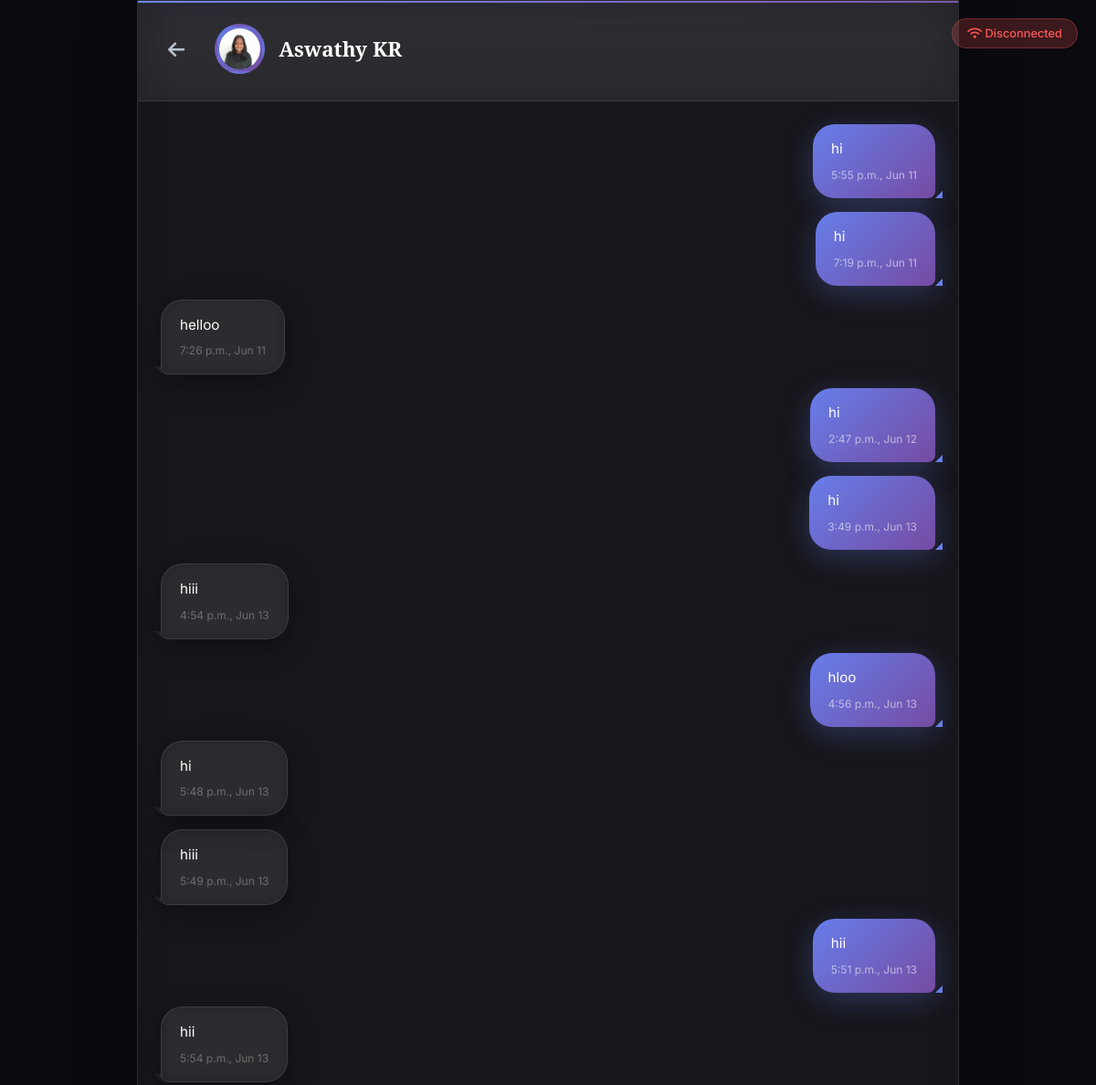
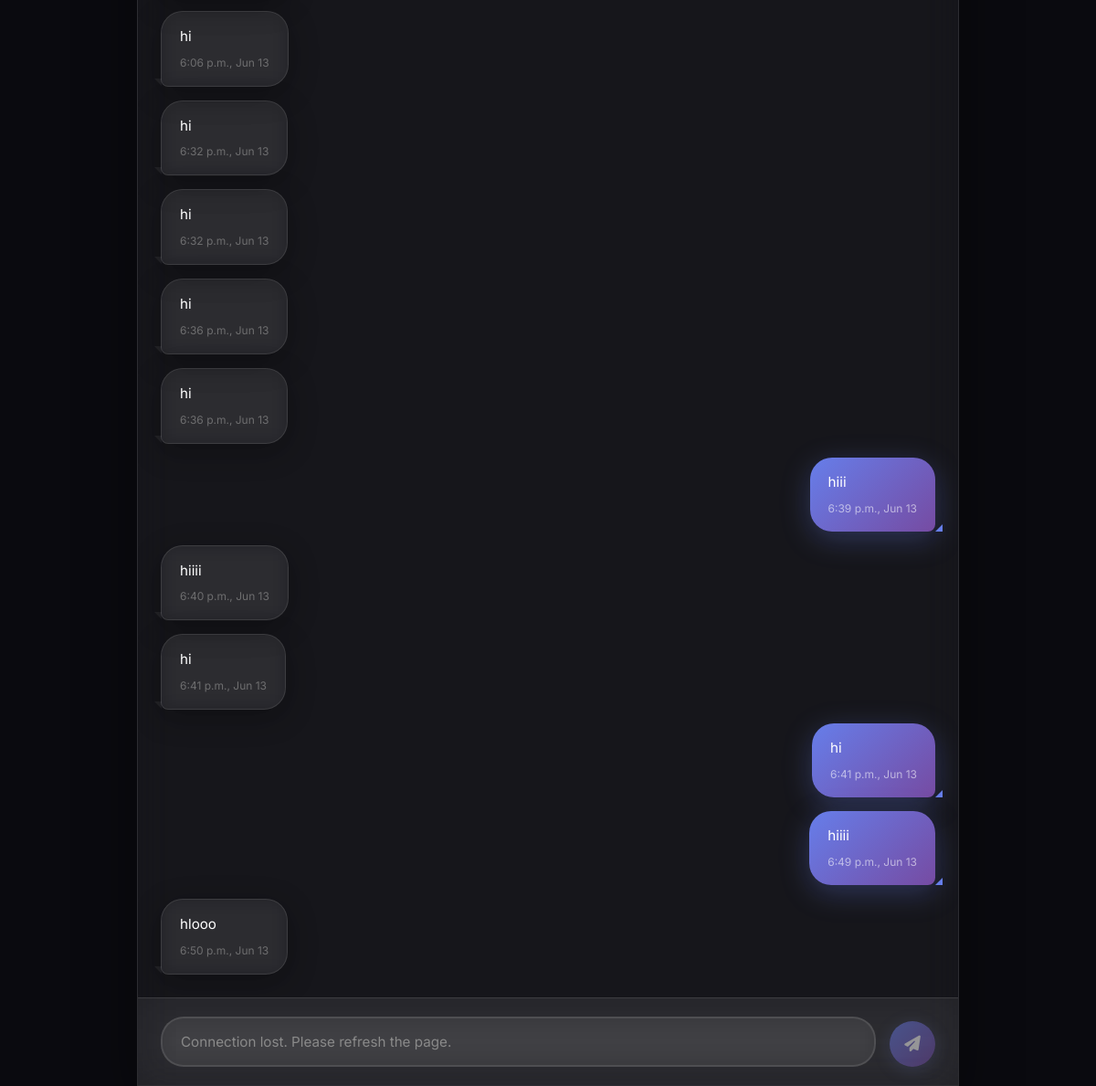
Screenshot of /messages/room/1/ (signed in) with the database file from the repository (2 pictures, top to bottom).
### matri/models.py (models this page shows, shortened)
class UserProfile(models.Model):
    GENDER_CHOICES = [('Male', 'Male'), ('Female', 'Female'), ('Other', 'Other')]
    MARITAL_STATUS_CHOICES = [
        ('Never Married', 'Never Married'), ('Divorced', 'Divorced'),
        ('Widowed', 'Widowed'), ('Separated', 'Separated'),
    ]
    DIET_CHOICES = [('Vegetarian', 'Vegetarian'), ('Non-Vegetarian', 'Non-Vegetarian')]
    SMOKING_CHOICES = [('Yes', 'Yes'), ('No', 'No'), ('Occasionally', 'Occasionally')] # Added Occasionally
    DRINKING_CHOICES = [('Yes', 'Yes'), ('No', 'No'), ('Occasionally', 'Occasionally')] # Added Occasionally
    FAMILY_STATUS_CHOICES = [
        ('Middle Class', 'Middle Class'), ('Upper Middle Class', 'Upper Middle Class'),
        ('Rich', 'Rich'), ('Affluent', 'Affluent'),
    ]
    FAMILY_TYPE_CHOICES = [('Joint', 'Joint'), ('Nuclear', 'Nuclear')]
    user = models.OneToOneField(User, on_delete=models.CASCADE)
    full_name = models.CharField(max_length=100)
    gender = models.CharField(max_length=10, choices=GENDER_CHOICES)
    date_of_birth = models.DateField(null=True, blank=True)
    religion = models.CharField(max_length=50, default="Christian", editable=False)
    category = models.CharField(max_length=50, default="Pentecost", editable=False)
    mother_tongue = models.CharField(max_length=50, default="Malayalam")
    marital_status = models.CharField(max_length=20, choices=MARITAL_STATUS_CHOICES)
    height = models.IntegerField(help_text="Height in Cm (e.g. 172)", null=True, blank=True)
    weight = models.IntegerField(help_text="Weight in kg (e.g. 70)", null=True, blank=True)
    education = models.CharField(max_length=100, blank=True, null=True)
    profession = models.CharField(max_length=100, blank=True, null=True)
    Monthly_income = models.CharField(max_length=50, blank=True)
    country = models.CharField(default="India", max_length=50, blank=True)
    state = models.CharField(default="Kerala", max_length=50, blank=True)
    city = models.CharField(max_length=50, blank=True)
    housename = models.CharField(max_length=50, blank=True)
    current_location = models.CharField(max_length=50, blank=True)
    diet = models.CharField(max_length=20, choices=DIET_CHOICES, blank=True)
    smoking = models.CharField(max_length=20, choices=SMOKING_CHOICES, blank=True)
    drinking = models.CharField(max_length=20, choices=DRINKING_CHOICES, blank=True)
    father_name = models.CharField(max_length=100, blank=True, null=True)
    mother_name = models.CharField(max_length=100, blank=True, null=True)
    family_status = models.CharField(max_length=50, choices=FAMILY_STATUS_CHOICES, blank=True)
    family_type = models.CharField(max_length=50, choices=FAMILY_TYPE_CHOICES, blank=True)
    siblings = models.PositiveIntegerField(default=0, null=True, blank=True)
    looking_for = models.CharField(max_length=10, choices=GENDER_CHOICES[:2], blank=True) # Only Male/Female for looking_for
    about_me = models.TextField(blank=True, null=True)
    hobbies = models.CharField(max_length=255, blank=True, null=True)
    has_own_a_car = models.BooleanField(null=True, blank=True)
    profile_picture = models.ImageField(upload_to='profile_pics/', blank=True, null=True)
    is_profile_in_index = models.BooleanField(default=False) # Default to False for new profiles
    is_premium_member = models.BooleanField(default=False)

class ChatMessage(models.Model):
    room = models.ForeignKey(ChatRoom, on_delete=models.CASCADE, related_name='messages')
    sender = models.ForeignKey(UserProfile, on_delete=models.CASCADE, related_name='sent_messages')
    content = models.TextField()
    timestamp = models.DateTimeField(auto_now_add=True)
    is_read = models.BooleanField(default=False)
    class Meta:
        ordering = ['timestamp']

### matri/views.py (the view)
# urls.py: path('messages/room/<int:room_id>/', views.chat_room_detail, name='chat_room_detail'),
@login_required
def chat_room_detail(request, room_id):
    room = get_object_or_404(ChatRoom, id=room_id)
    current_user_profile = get_object_or_404(UserProfile, user=request.user)
    if current_user_profile not in room.participants.all():
        messages.error(request, "You do not have permission to view this chat.")
        return redirect('chat_room_list')
    room.messages.filter(is_read=False).exclude(sender=current_user_profile).update(is_read=True)
    other_user_profile = room.participants.exclude(user=request.user).first()
    messages_list = room.messages.all().order_by('timestamp')
    context = {
        'page_title': f"Chat with {other_user_profile.full_name}",
        'room': room,
        'messages_list': messages_list,
        'other_user_profile': other_user_profile,
        'current_user_profile_id': current_user_profile.id,
        'user_has_profile': True,
    }
    return render(request, 'matri/chat_room_detail.html', context)

### matri/templates/matri/chat_room_detail.html (shortened to what this page needs)
<!DOCTYPE html>
{% load static %}
<html lang="en">
<head>
    <link href="https://cdnjs.cloudflare.com/ajax/libs/font-awesome/6.4.0/css/all.min.css" rel="stylesheet">
</head>
<body>
    <div class="connection-status connected" id="connectionStatus">
    </div>
    <div class="chat-container fade-in">
        <div class="chat-header">
            <a href="{% url 'chat_room_list' %}" class="back-link">
                <i class="fas fa-arrow-left"></i>
            </a>
            <a href="{% url 'view_other_user_profile' profile_id=other_user_profile.id %}" class="header-profile-link">
                <div class="user-avatar">
                    {% if other_user_profile.profile_picture %}
                        <img src="{{ other_user_profile.profile_picture.url }}" alt="{{ other_user_profile.full_name }}">
                    {% endif %}
                </div>
                <div class="header-info">
                    <div class="user-name">{{ other_user_profile.full_name }}</div>
                </div>
            </a>
        </div>
        <div class="chat-messages" id="chat-log">
            {% for message in messages_list %}
                <div class="message-bubble {% if message.sender.id == current_user_profile_id %}message-sent{% else %}message-received{% endif %}">
                    {{ message.content }}
                    <span class="timestamp">{{ message.timestamp|date:"P, M d" }}</span>
                </div>
            {% endfor %}
        </div>
        <div class="chat-input-container">
            <form class="chat-input-form" id="chat-form">
                <div class="input-wrapper">
                    <input type="text" id="chat-message-input" placeholder="Type your message..." autocomplete="off">
                </div>
                <button type="submit" class="send-button" id="chat-message-submit">
                    <i class="fas fa-paper-plane"></i>
                </button>
            </form>
        </div>
    </div>
</body>
</html>

### rows the page displays
UserProfile: profile_picture (picture), full_name "Aswathy KR"
ChatMessage: content "hi", timestamp "5:55 p.m., Jun 11"
ChatMessage: content "hi", timestamp "7:19 p.m., Jun 11"
ChatMessage: content "helloo", timestamp "7:26 p.m., Jun 11"
ChatMessage: content "hi", timestamp "2:47 p.m., Jun 12"
ChatMessage: content "hi", timestamp "3:49 p.m., Jun 13"
ChatMessage: content "hiii", timestamp "4:54 p.m., Jun 13"
ChatMessage: content "hloo", timestamp "4:56 p.m., Jun 13"
ChatMessage: content "hi", timestamp "5:48 p.m., Jun 13"
ChatMessage: content "hiii", timestamp "5:49 p.m., Jun 13"
ChatMessage: content "hii", timestamp "5:51 p.m., Jun 13"
ChatMessage: content "hii", timestamp "5:54 p.m., Jun 13"
ChatMessage: content "hi", timestamp "6:06 p.m., Jun 13"
ChatMessage: content "hi", timestamp "6:32 p.m., Jun 13"
ChatMessage: content "hi", timestamp "6:32 p.m., Jun 13"
ChatMessage: content "hi", timestamp "6:36 p.m., Jun 13"
ChatMessage: content "hi", timestamp "6:36 p.m., Jun 13"
ChatMessage: content "hiii", timestamp "6:39 p.m., Jun 13"
ChatMessage: content "hiiii", timestamp "6:40 p.m., Jun 13"
ChatMessage: content "hi", timestamp "6:41 p.m., Jun 13"
ChatMessage: content "hi", timestamp "6:41 p.m., Jun 13"
ChatMessage: content "hiiii", timestamp "6:49 p.m., Jun 13"
ChatMessage: content "hlooo", timestamp "6:50 p.m., Jun 13"
